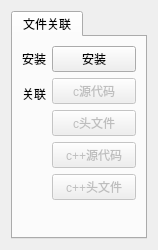
<?xml version="1.0" encoding="UTF-8"?>
<ui version="4.0">
 <class>EnvironmentConfig</class>
 <widget class="QDialog" name="EnvironmentConfig">
  <property name="geometry">
   <rect>
    <x>0</x>
    <y>0</y>
    <width>158</width>
    <height>250</height>
   </rect>
  </property>
  <property name="windowTitle">
   <string>环境选项</string>
  </property>
  <property name="windowIcon">
   <iconset resource="resource.qrc">
    <normaloff>:/qdevcpp.ico</normaloff>:/qdevcpp.ico</iconset>
  </property>
  <layout class="QVBoxLayout" name="verticalLayout_2">
   <item>
    <widget class="QTabWidget" name="tabWidget">
     <property name="currentIndex">
      <number>0</number>
     </property>
     <widget class="QWidget" name="tab">
      <attribute name="title">
       <string>文件关联</string>
      </attribute>
      <layout class="QFormLayout" name="formLayout">
       <item row="0" column="0">
        <widget class="QLabel" name="label_2">
         <property name="text">
          <string>安装</string>
         </property>
        </widget>
       </item>
       <item row="1" column="0">
        <widget class="QLabel" name="label">
         <property name="text">
          <string>关联</string>
         </property>
        </widget>
       </item>
       <item row="1" column="1">
        <layout class="QVBoxLayout" name="verticalLayout">
         <item>
          <widget class="QPushButton" name="csrc">
           <property name="enabled">
            <bool>false</bool>
           </property>
           <property name="text">
            <string>c源代码</string>
           </property>
          </widget>
         </item>
         <item>
          <widget class="QPushButton" name="chdr">
           <property name="enabled">
            <bool>false</bool>
           </property>
           <property name="text">
            <string>c头文件</string>
           </property>
          </widget>
         </item>
         <item>
          <widget class="QPushButton" name="cxxsrc">
           <property name="enabled">
            <bool>false</bool>
           </property>
           <property name="text">
            <string>c++源代码</string>
           </property>
          </widget>
         </item>
         <item>
          <widget class="QPushButton" name="cxxhdr">
           <property name="enabled">
            <bool>false</bool>
           </property>
           <property name="text">
            <string>c++头文件</string>
           </property>
          </widget>
         </item>
        </layout>
       </item>
       <item row="0" column="1">
        <widget class="QPushButton" name="install">
         <property name="text">
          <string>安装</string>
         </property>
        </widget>
       </item>
      </layout>
     </widget>
    </widget>
   </item>
  </layout>
 </widget>
 <resources>
  <include location="resource.qrc"/>
 </resources>
 <connections/>
</ui>
